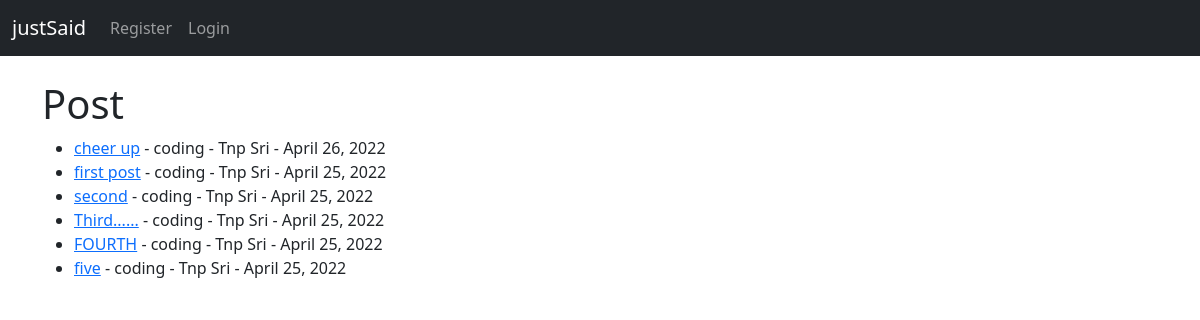
The app's page /, older data.
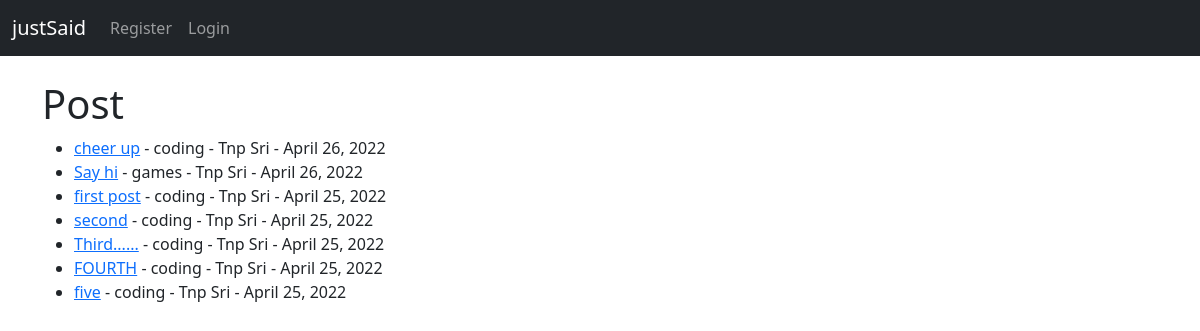
The same page, newer data.
### justSaid_web/models.py (models this page shows, shortened)
class Post(models.Model):
    title = models.CharField(max_length=255)
    title_tag = models.CharField(max_length=255)
    author = models.ForeignKey(User,on_delete=models.CASCADE) #ลบเมื่อuserไม่อยู่
    body = models.TextField()
    post_date = models.DateField(auto_now_add=True)
    category = models.CharField(max_length=255,default='coding')

### justSaid_web/views.py (the view)
# urls.py: path('', HomeView.as_view(),name='home' ),
class HomeView(ListView):
    model = Post
    template_name = 'home.html'
    ordering =['-post_date']

### justSaid_web/templates/home.html (shortened to what this page needs)
{% extends 'base.html' %}
{% block content %}
<h1>Post</h1>
<ul>
{% for post in object_list %}
    <li> <a><a href="{% url 'blog-detail' post.pk %}">{{ post.title }}</a> - {{ post.category }} -
        {{ post.author.first_name }} {{ post.author.last_name }} -
        {{ post.post_date }}
{% endfor%}
</ul>
{% endblock %}

### justSaid_web/templates/base.html (shortened to what this page needs)
<!doctype html>
<html lang="en">
<head>
    <link href="https://cdn.jsdelivr.net/npm/bootstrap@5.0.2/dist/css/bootstrap.min.css" rel="stylesheet"
>
    <nav class="navbar navbar-expand-lg navbar-dark bg-dark">
        <div class="container-fluid">
            <a class="navbar-brand" href="{% url 'home' %}">justSaid</a>
            <div class="collapse navbar-collapse" id="navbarSupportedContent">
                <ul class="navbar-nav me-auto mb-2 mb-lg-0">
                    {% if user.is_authenticated %}
                    <li class="nav-item">
                        <a class="nav-link" href="{% url 'add_post' %}">Add Post</a>
                    </li>
                    <li class="nav-item">
                        <a class="nav-link" href="{% url 'add_category' %}">Add Category</a>
                    </li>
                    <li class="nav-item">
                        <a class="nav-link" href="{% url 'logout' %}">Logout</a>
                    </li>
                    {% else %}
                    <li class="nav-item">
                        <a class="nav-link" href="{% url 'register' %}">Register</a>
                    </li>
                    <li class="nav-item">
                        <a class="nav-link" href="{% url 'login' %}">Login</a>
                    </li>
                    {% endif %}
                </ul>
            </div>
        </div>
    </nav>
</head>
<body>
    <br />
    <div class="container">
        {% block content %}
        {% endblock %}
    </div>
</body>
</html>

Row changes from the older to the newer data that the page shows:
added Post: title "Say hi", category "games", author.first_name "Tnp", author.last_name "Sri", post_date "April 26, 2022"
